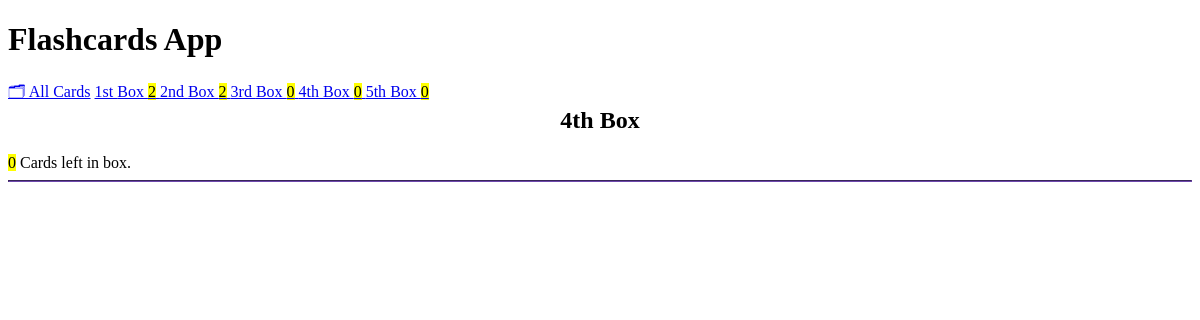
Before: /box/4 with the older database file.
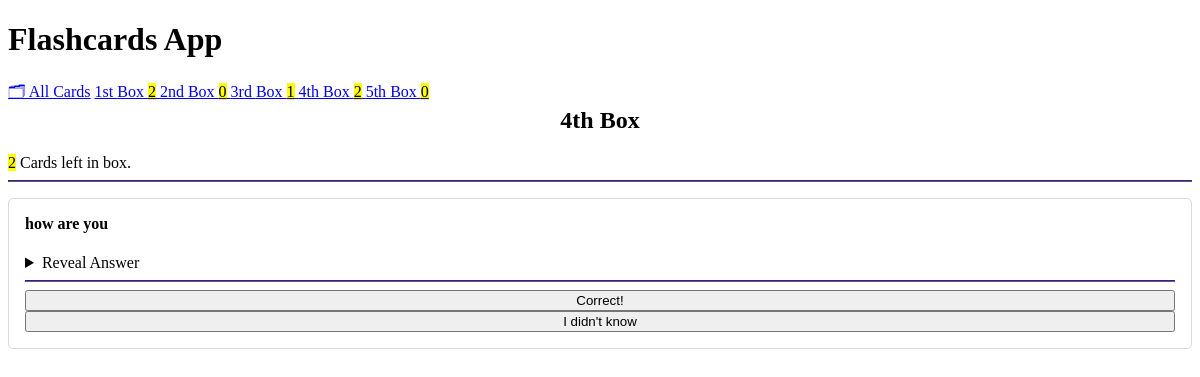
After: the same page with the newer database file.
### cards/models.py (models this page shows, shortened)
class Card(models.Model):
    question = models.CharField(max_length=100)
    answer = models.CharField(max_length=100)
    box = models.IntegerField(
        choices=zip(BOXES, BOXES),
        default=BOXES[0],
    )
    date_created = models.DateTimeField(auto_now_add=True)

### cards/views.py (the view, shortened to what this page needs)
class BoxView(CardListView):
    template_name = "cards/box.html"
    form_class = CardCheckForm
    def get_queryset(self):
        return Card.objects.filter(box=self.kwargs["box_num"])
    def get_context_data(self, **kwargs):
        context = super().get_context_data(**kwargs)
        context["box_number"] = self.kwargs["box_num"]
        if self.object_list:
            context["check_card"] = random.choice(self.object_list)
        return context

### cards/templatetags/cards_tags.py (called while the page is built)
@register.inclusion_tag("cards/box_links.html")
def boxes_as_links():
    boxes = []
    for box_num in BOXES:
        card_count = Card.objects.filter(box=box_num).count()
        boxes.append({
            "number": box_num,
            "card_count": card_count,
        })
    return {"boxes": boxes}

### cards/templates/cards/box.html
{% extends "cards/base.html" %}
{% load humanize %}
{% block content %}
    <h2> {{ box_number | ordinal }} Box</h2>
    <mark>{{ object_list | length }}</mark> Card{{ object_list | pluralize }} left in box.
    <hr>
    {% if check_card %}
        {% include "cards/card.html" with card=check_card %}
    {% endif %}
{% endblock content %}

### cards/templates/cards/card.html (shortened to what this page needs)
<article>
    <h4>{{ card.question }}</h4>
    {% if not check_card %}
        <p>{{ card.answer }}</p>
        <hr>
        <a href="{% url 'card-update' card.id %}" role="button">
            Edit Card
        </a>
    {% else %}
        <details>
            <summary>Reveal Answer</summary>
        </details>
        <hr>
        {% include "cards/card_check_form.html" with solved=True %}
        {% include "cards/card_check_form.html" with solved=False %}
    {% endif %}
 </article>

Changed rows visible on the page:
added Card: question "how are you"
Other visible differences:
{{ object_list | length }}: "0" → "2"
form field value: (not shown) → "Correct!"
form field value: (not shown) → "I didn't know"
new list line: "2nd Box 0"
new list line: "3rd Box 1"
new list line: "4th Box 2"
text now shown: "Reveal Answer"
list line gone: "2nd Box 2"
list line gone: "3rd Box 0"
list line gone: "4th Box 0"
